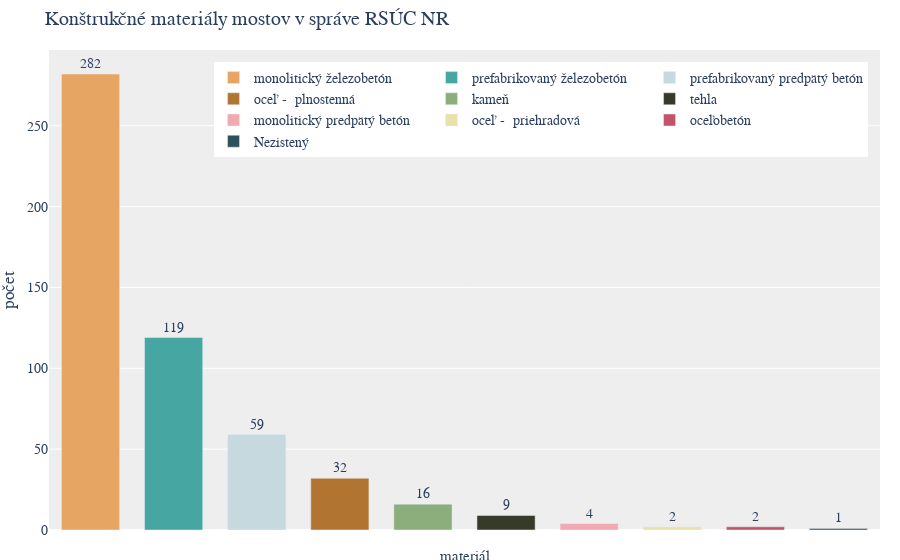

The code cell stored with this chart in its notebook:
### Code cell
import plotly.graph_objects as go

# Define the color palette
color_palette = ['#e7a564', '#46a7a2', '#c6d9df', '#b17431',
                 '#8bae7c', '#353a29', '#f1aab2', '#eae1a9',
                 '#c25469', '#2d505d'
                 ]

# Get the material counts
material_counts = filtered_bridges["Material"].value_counts()

# Create a bar plot
fig = go.Figure()

# Add traces for each material, include the count as text, and set textposition to 'auto' for automatic placement
for material, count, color in zip(material_counts.index, material_counts.values, color_palette):
    fig.add_trace(go.Bar(
        x=[material],  # Set x to material for vertical bars
        y=[count],
        name=material,
        marker_color=color,
        text=[count],  # Add the count as text for each bar
        textposition='outside'  # Position the text outside of bars
    ))

# Update the layout with additional configurations
fig.update_layout(
    title="Konštrukčné materiály mostov v správe RSÚC NR",
    yaxis_title="počet",
    xaxis=dict(
        showticklabels=False
    ),
    plot_bgcolor='#EEEEEE',  # Set plot background color
    font=dict(family="Montserrat, sans-serif",
              size=14),  # Set font family and size
    legend=dict(
        orientation="h",  # Horizontal legend orientation
        yanchor="top",  # Anchor legend to the top
        y=0.975,  # Position the legend slightly above the plot
        xanchor="right",  # Anchor legend to the right
        x=0.985  # Align legend to the right
    ),
    margin=dict(l=0, r=20, t=50, b=30),  # Adjust margins for tight layout
    bargap=0.3,  # Increase the gap between bars for more space
)

# Add a custom x-axis label using annotations
fig.update_layout(
    annotations=[
        dict(
            x=0.5,  # x-coordinate position (0.5 for center)
            y=-0.075,  # y-coordinate position (-0.15 places it below the bars)
            xref='paper',  # Use 'paper' for positioning relative to the plot area
            yref='paper',  # Use 'paper' for positioning relative to the plot area
            showarrow=False,  # Do not show an arrow
            text="materiál",  # The text you want as the x-axis label
            # Match the font size with the rest of the plot
            font=dict(family="Montserrat, sans-serif",
                      size=15),
        )
    ]
)

# Show the updated plot
fig.show()

### Figure 1 — Plotly figure (JSON) as saved in the notebook; plotly's stock layout.template omitted (floating-point values rounded to 4 significant figures)
{"data": [{"marker": {"color": "#e7a564"}, "name": "monolitický železobetón", "text": ["282"], "textposition": "outside", "type": "bar", "x": ["monolitický železobetón"], "y": [282]}, {"marker": {"color": "#46a7a2"}, "name": "prefabrikovaný železobetón", "text": ["119"], "textposition": "outside", "type": "bar", "x": ["prefabrikovaný železobetón"], "y": [119]}, {"marker": {"color": "#c6d9df"}, "name": "prefabrikovaný predpätý betón", "text": ["59"], "textposition": "outside", "type": "bar", "x": ["prefabrikovaný predpätý betón"], "y": [59]}, {"marker": {"color": "#b17431"}, "name": "oceľ -  plnostenná", "text": ["32"], "textposition": "outside", "type": "bar", "x": ["oceľ -  plnostenná"], "y": [32]}, {"marker": {"color": "#8bae7c"}, "name": "kameň", "text": ["16"], "textposition": "outside", "type": "bar", "x": ["kameň"], "y": [16]}, {"marker": {"color": "#353a29"}, "name": "tehla", "text": ["9"], "textposition": "outside", "type": "bar", "x": ["tehla"], "y": [9]}, {"marker": {"color": "#f1aab2"}, "name": "monolitický predpätý betón", "text": ["4"], "textposition": "outside", "type": "bar", "x": ["monolitický predpätý betón"], "y": [4]}, {"marker": {"color": "#eae1a9"}, "name": "oceľ -  priehradová", "text": ["2"], "textposition": "outside", "type": "bar", "x": ["oceľ -  priehradová"], "y": [2]}, {"marker": {"color": "#c25469"}, "name": "oceľobetón", "text": ["2"], "textposition": "outside", "type": "bar", "x": ["oceľobetón"], "y": [2]}, {"marker": {"color": "#2d505d"}, "name": "Nezistený", "text": ["1"], "textposition": "outside", "type": "bar", "x": ["Nezistený"], "y": [1]}], "layout": {"annotations": [{"font": {"family": "Montserrat, sans-serif", "size": 15}, "showarrow": false, "text": "materiál", "x": 0.5, "xref": "paper", "y": -0.075, "yref": "paper"}], "bargap": 0.3, "font": {"family": "Montserrat, sans-serif", "size": 14}, "legend": {"orientation": "h", "x": 0.985, "xanchor": "right", "y": 0.975, "yanchor": "top"}, "margin": {"b": 30, "l": 0, "r": 20, "t": 50}, "plot_bgcolor": "#EEEEEE", "title": {"text": "Konštrukčné materiály mostov v správe RSÚC NR"}, "xaxis": {"showticklabels": false}, "yaxis": {"title": {"text": "počet"}}}}
